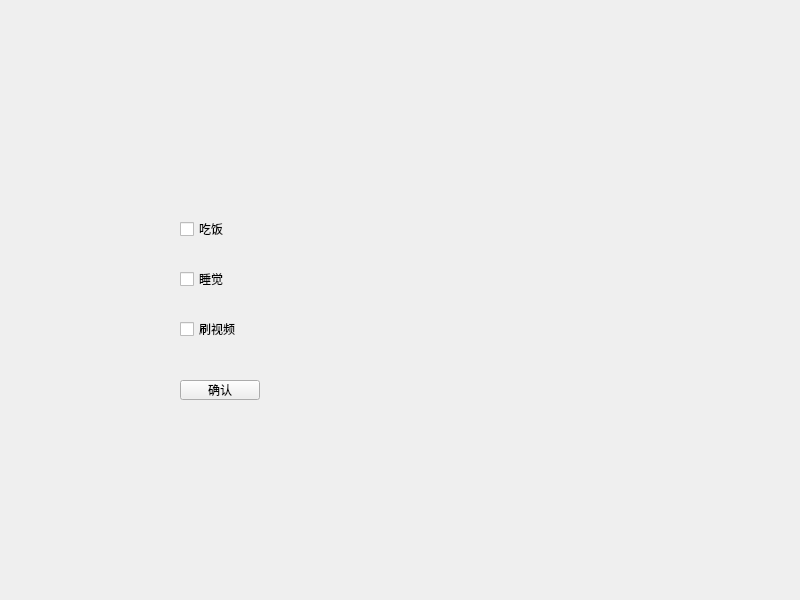
<?xml version="1.0" encoding="UTF-8"?>
<ui version="4.0">
 <class>Widget</class>
 <widget class="QWidget" name="Widget">
  <property name="geometry">
   <rect>
    <x>0</x>
    <y>0</y>
    <width>800</width>
    <height>600</height>
   </rect>
  </property>
  <property name="windowTitle">
   <string>Widget</string>
  </property>
  <widget class="QCheckBox" name="checkBox_eat">
   <property name="geometry">
    <rect>
     <x>180</x>
     <y>220</y>
     <width>73</width>
     <height>18</height>
    </rect>
   </property>
   <property name="text">
    <string>吃饭</string>
   </property>
  </widget>
  <widget class="QCheckBox" name="checkBox_sleep">
   <property name="geometry">
    <rect>
     <x>180</x>
     <y>270</y>
     <width>73</width>
     <height>18</height>
    </rect>
   </property>
   <property name="text">
    <string>睡觉</string>
   </property>
  </widget>
  <widget class="QCheckBox" name="checkBox_video">
   <property name="geometry">
    <rect>
     <x>180</x>
     <y>320</y>
     <width>73</width>
     <height>18</height>
    </rect>
   </property>
   <property name="text">
    <string>刷视频</string>
   </property>
  </widget>
  <widget class="QPushButton" name="pushButton">
   <property name="geometry">
    <rect>
     <x>180</x>
     <y>380</y>
     <width>80</width>
     <height>20</height>
    </rect>
   </property>
   <property name="text">
    <string>确认</string>
   </property>
  </widget>
 </widget>
 <resources/>
 <connections/>
</ui>
